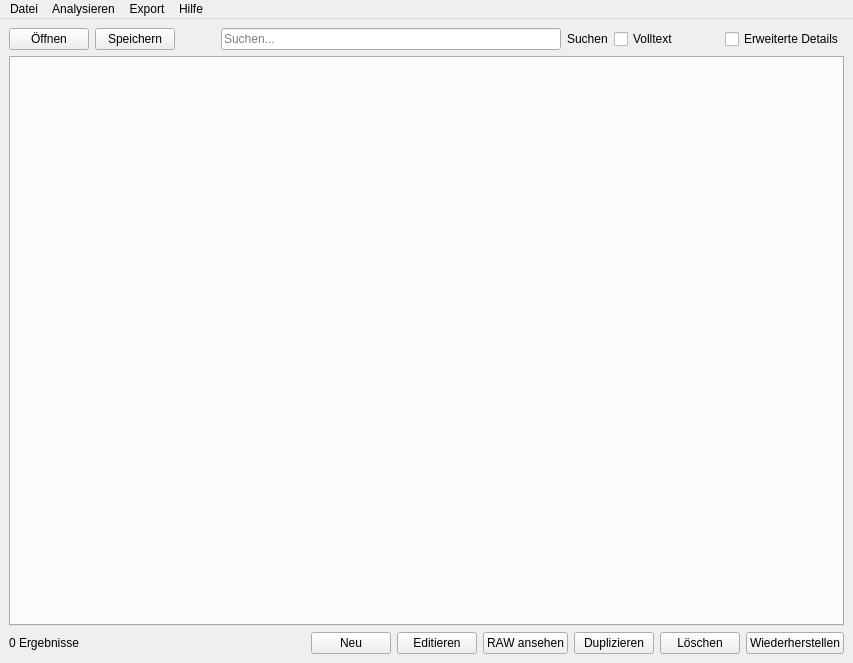
<?xml version="1.0" encoding="UTF-8"?>
<ui version="4.0">
 <class>Form</class>
 <widget class="QMainWindow" name="Form">
  <property name="windowModality">
   <enum>Qt::WindowModality::NonModal</enum>
  </property>
  <property name="geometry">
   <rect>
    <x>0</x>
    <y>0</y>
    <width>853</width>
    <height>663</height>
   </rect>
  </property>
  <property name="windowTitle">
   <string>Taverne - Datenbank-Editor</string>
  </property>
  <widget class="QWidget" name="centralwidget">
   <layout class="QGridLayout" name="gridLayout">
    <item row="1" column="1">
     <widget class="QTabWidget" name="tabWidget">
      <property name="tabPosition">
       <enum>QTabWidget::TabPosition::West</enum>
      </property>
     </widget>
    </item>
    <item row="2" column="1">
     <layout class="QHBoxLayout" name="horizontalLayout">
      <item>
       <widget class="QLabel" name="labelNumResults">
        <property name="text">
         <string>0 Ergebnisse</string>
        </property>
       </widget>
      </item>
      <item>
       <spacer name="horizontalSpacer">
        <property name="orientation">
         <enum>Qt::Orientation::Horizontal</enum>
        </property>
        <property name="sizeHint" stdset="0">
         <size>
          <width>40</width>
          <height>20</height>
         </size>
        </property>
       </spacer>
      </item>
      <item>
       <widget class="QPushButton" name="buttonNeu">
        <property name="font">
         <font>
          <hintingpreference>PreferNoHinting</hintingpreference>
         </font>
        </property>
        <property name="toolTip">
         <string>Neues Element hinzufügen</string>
        </property>
        <property name="text">
         <string>Neu</string>
        </property>
        <property name="class" stdset="0">
         <string>icon</string>
        </property>
       </widget>
      </item>
      <item>
       <widget class="QPushButton" name="buttonEditieren">
        <property name="font">
         <font>
          <hintingpreference>PreferNoHinting</hintingpreference>
         </font>
        </property>
        <property name="toolTip">
         <string>Element bearbeiten</string>
        </property>
        <property name="text">
         <string>Editieren</string>
        </property>
        <property name="class" stdset="0">
         <string>icon</string>
        </property>
       </widget>
      </item>
      <item>
       <widget class="QPushButton" name="buttonRAW">
        <property name="font">
         <font>
          <hintingpreference>PreferNoHinting</hintingpreference>
         </font>
        </property>
        <property name="toolTip">
         <string>Änderungen mit dem Original-Element vergleichen</string>
        </property>
        <property name="text">
         <string>RAW ansehen</string>
        </property>
        <property name="class" stdset="0">
         <string>icon</string>
        </property>
       </widget>
      </item>
      <item>
       <widget class="QPushButton" name="buttonDuplizieren">
        <property name="font">
         <font>
          <hintingpreference>PreferNoHinting</hintingpreference>
         </font>
        </property>
        <property name="toolTip">
         <string>Element Duplizieren</string>
        </property>
        <property name="text">
         <string>Duplizieren</string>
        </property>
        <property name="class" stdset="0">
         <string>icon</string>
        </property>
       </widget>
      </item>
      <item>
       <widget class="QPushButton" name="buttonLoeschen">
        <property name="font">
         <font>
          <hintingpreference>PreferNoHinting</hintingpreference>
         </font>
        </property>
        <property name="toolTip">
         <string>Element Löschen</string>
        </property>
        <property name="text">
         <string>Löschen</string>
        </property>
        <property name="class" stdset="0">
         <string>icon</string>
        </property>
       </widget>
      </item>
      <item>
       <widget class="QPushButton" name="buttonWiederherstellen">
        <property name="font">
         <font>
          <hintingpreference>PreferNoHinting</hintingpreference>
         </font>
        </property>
        <property name="toolTip">
         <string>Element Wiederherstellen</string>
        </property>
        <property name="text">
         <string>Wiederherstellen</string>
        </property>
        <property name="class" stdset="0">
         <string>icon</string>
        </property>
       </widget>
      </item>
     </layout>
    </item>
    <item row="0" column="1">
     <layout class="QHBoxLayout" name="horizontalLayout_3">
      <item>
       <widget class="QPushButton" name="buttonOpen">
        <property name="font">
         <font>
          <hintingpreference>PreferNoHinting</hintingpreference>
         </font>
        </property>
        <property name="toolTip">
         <string>Öffnen</string>
        </property>
        <property name="text">
         <string>Öffnen</string>
        </property>
        <property name="class" stdset="0">
         <string>icon</string>
        </property>
       </widget>
      </item>
      <item>
       <widget class="QPushButton" name="buttonQuicksave">
        <property name="font">
         <font>
          <hintingpreference>PreferNoHinting</hintingpreference>
         </font>
        </property>
        <property name="toolTip">
         <string>Speichern</string>
        </property>
        <property name="text">
         <string>Speichern</string>
        </property>
        <property name="class" stdset="0">
         <string>icon</string>
        </property>
       </widget>
      </item>
      <item>
       <spacer name="horizontalSpacer_3">
        <property name="orientation">
         <enum>Qt::Orientation::Horizontal</enum>
        </property>
        <property name="sizeType">
         <enum>QSizePolicy::Policy::Fixed</enum>
        </property>
        <property name="sizeHint" stdset="0">
         <size>
          <width>40</width>
          <height>20</height>
         </size>
        </property>
       </spacer>
      </item>
      <item>
       <widget class="QLineEdit" name="nameFilterEdit">
        <property name="placeholderText">
         <string>Suchen...</string>
        </property>
        <property name="clearButtonEnabled">
         <bool>true</bool>
        </property>
       </widget>
      </item>
      <item>
       <widget class="QLabel" name="labelFilterName">
        <property name="font">
         <font>
          <hintingpreference>PreferNoHinting</hintingpreference>
         </font>
        </property>
        <property name="toolTip">
         <string>&lt;html&gt;&lt;head/&gt;&lt;body&gt;&lt;p&gt;Die Suche unterstützt Wildcards. Dies sind Platzhalter, die verwendet werden können, um Übereinstimmungen mit einer Vielzahl von Suchergebnissen zu ermöglichen. Es gibt die folgenden Wildcards:&lt;/p&gt;&lt;table border=&quot;0&quot; style=&quot; margin-top:0px; margin-bottom:0px; margin-left:0px; margin-right:0px;&quot; cellspacing=&quot;2&quot; cellpadding=&quot;0&quot;&gt;&lt;thead&gt;&lt;tr&gt;&lt;td&gt;&lt;p&gt;&lt;span style=&quot; font-weight:600;&quot;&gt;Platzhalter&lt;/span&gt;&lt;/p&gt;&lt;/td&gt;&lt;td&gt;&lt;p&gt;&lt;span style=&quot; font-weight:600;&quot;&gt;Wirkung&lt;/span&gt;&lt;/p&gt;&lt;/td&gt;&lt;/tr&gt;&lt;/thead&gt;&lt;tr&gt;&lt;td&gt;&lt;p&gt;*&lt;/p&gt;&lt;/td&gt;&lt;td&gt;&lt;p&gt;Steht für null oder mehr beliebige Zeichen.&lt;/p&gt;&lt;/td&gt;&lt;/tr&gt;&lt;tr&gt;&lt;td&gt;&lt;p&gt;?&lt;/p&gt;&lt;/td&gt;&lt;td&gt;&lt;p&gt;Steht für ein beliebiges einzelnes Zeichen.&lt;/p&gt;&lt;/td&gt;&lt;/tr&gt;&lt;tr&gt;&lt;td&gt;&lt;p&gt;[seq]&lt;/p&gt;&lt;/td&gt;&lt;td&gt;&lt;p&gt;Steht für ein Zeichen in der angegebenen Sequenz 'seq'.&lt;/p&gt;&lt;/td&gt;&lt;/tr&gt;&lt;tr&gt;&lt;td&gt;&lt;p&gt;[!seq]&lt;/p&gt;&lt;/td&gt;&lt;td&gt;&lt;p&gt;Steht für ein Zeichen, das nicht in der angegebenen Sequenz 'seq' enthalten ist.&lt;/p&gt;&lt;/td&gt;&lt;/tr&gt;&lt;/table&gt;&lt;/body&gt;&lt;/html&gt;</string>
        </property>
        <property name="text">
         <string>Suchen</string>
        </property>
        <property name="class" stdset="0">
         <string>icon</string>
        </property>
       </widget>
      </item>
      <item>
       <widget class="QCheckBox" name="checkFullText">
        <property name="text">
         <string>Volltext</string>
        </property>
       </widget>
      </item>
      <item>
       <spacer name="horizontalSpacer_2">
        <property name="orientation">
         <enum>Qt::Orientation::Horizontal</enum>
        </property>
        <property name="sizeType">
         <enum>QSizePolicy::Policy::Fixed</enum>
        </property>
        <property name="sizeHint" stdset="0">
         <size>
          <width>40</width>
          <height>20</height>
         </size>
        </property>
       </spacer>
      </item>
      <item>
       <widget class="QCheckBox" name="checkDetails">
        <property name="text">
         <string>Erweiterte Details</string>
        </property>
       </widget>
      </item>
     </layout>
    </item>
   </layout>
  </widget>
  <widget class="QMenuBar" name="menubar">
   <property name="geometry">
    <rect>
     <x>0</x>
     <y>0</y>
     <width>853</width>
     <height>21</height>
    </rect>
   </property>
   <widget class="QMenu" name="menuDatei">
    <property name="title">
     <string>Datei</string>
    </property>
    <addaction name="actionOeffnen"/>
    <addaction name="actionZusaetzlichOeffnen"/>
    <addaction name="actionSpeichern"/>
    <addaction name="actionSpeichern_unter"/>
    <addaction name="actionSchliessen"/>
    <addaction name="actionReload"/>
    <addaction name="separator"/>
    <addaction name="actionBeenden"/>
   </widget>
   <widget class="QMenu" name="menuAnalysieren">
    <property name="title">
     <string>Analysieren</string>
    </property>
    <addaction name="actionFehlerliste"/>
   </widget>
   <widget class="QMenu" name="menuHilfe">
    <property name="title">
     <string>Hilfe</string>
    </property>
    <addaction name="actionDatenbank_Editor"/>
    <addaction name="actionScript_API"/>
   </widget>
   <widget class="QMenu" name="menuExport">
    <property name="title">
     <string>Export</string>
    </property>
    <addaction name="actionDBMergen"/>
   </widget>
   <addaction name="menuDatei"/>
   <addaction name="menuAnalysieren"/>
   <addaction name="menuExport"/>
   <addaction name="menuHilfe"/>
  </widget>
  <action name="actionSpeichern">
   <property name="text">
    <string>Speichern</string>
   </property>
  </action>
  <action name="actionSpeichern_unter">
   <property name="text">
    <string>Speichern unter...</string>
   </property>
  </action>
  <action name="actionZur_cksetzen">
   <property name="text">
    <string>Zurücksetzen</string>
   </property>
  </action>
  <action name="actionOeffnen">
   <property name="text">
    <string>Öffnen</string>
   </property>
  </action>
  <action name="actionBeenden">
   <property name="text">
    <string>Beenden</string>
   </property>
  </action>
  <action name="actionDatenbank_Editor">
   <property name="text">
    <string>Datenbank-Editor</string>
   </property>
  </action>
  <action name="actionScript_API">
   <property name="text">
    <string>Script API</string>
   </property>
  </action>
  <action name="actionFehlerliste">
   <property name="text">
    <string>Hausregeln</string>
   </property>
  </action>
  <action name="actionSchliessen">
   <property name="text">
    <string>Datei schließen und Originaldaten laden</string>
   </property>
  </action>
  <action name="actionZusaetzlichOeffnen">
   <property name="text">
    <string>Zusätzlich öffnen</string>
   </property>
  </action>
  <action name="actionCharakterAssistent">
   <property name="text">
    <string>Charakter Assistent Auswahlmöglichkeiten</string>
   </property>
  </action>
  <action name="actionDBMergen">
   <property name="text">
    <string>Datenbank mergen und exportieren</string>
   </property>
  </action>
  <action name="actionReload">
   <property name="text">
    <string>Datei neu laden</string>
   </property>
  </action>
 </widget>
 <tabstops>
  <tabstop>buttonOpen</tabstop>
  <tabstop>buttonQuicksave</tabstop>
  <tabstop>nameFilterEdit</tabstop>
  <tabstop>checkFullText</tabstop>
  <tabstop>checkDetails</tabstop>
  <tabstop>tabWidget</tabstop>
  <tabstop>buttonNeu</tabstop>
  <tabstop>buttonEditieren</tabstop>
  <tabstop>buttonRAW</tabstop>
  <tabstop>buttonDuplizieren</tabstop>
  <tabstop>buttonLoeschen</tabstop>
  <tabstop>buttonWiederherstellen</tabstop>
 </tabstops>
 <resources/>
 <connections/>
</ui>
